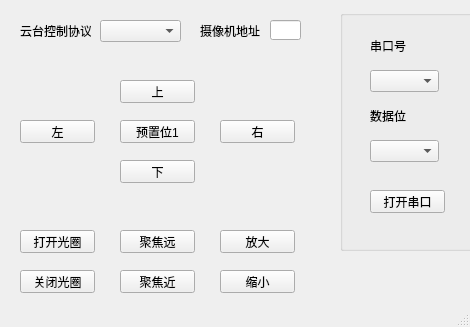
<?xml version="1.0" encoding="UTF-8"?>
<ui version="4.0">
 <class>PtzTab</class>
 <widget class="QMainWindow" name="PtzTab">
  <property name="geometry">
   <rect>
    <x>0</x>
    <y>0</y>
    <width>470</width>
    <height>327</height>
   </rect>
  </property>
  <property name="windowTitle">
   <string>云台控制</string>
  </property>
  <property name="whatsThis">
   <string extracomment="0-255"/>
  </property>
  <widget class="QWidget" name="centralWidget">
   <widget class="QGroupBox" name="groupBox">
    <property name="geometry">
     <rect>
      <x>340</x>
      <y>10</y>
      <width>331</width>
      <height>241</height>
     </rect>
    </property>
    <property name="title">
     <string/>
    </property>
    <widget class="QLabel" name="label">
     <property name="geometry">
      <rect>
       <x>30</x>
       <y>30</y>
       <width>54</width>
       <height>12</height>
      </rect>
     </property>
     <property name="text">
      <string>串口号</string>
     </property>
    </widget>
    <widget class="QLabel" name="label_3">
     <property name="geometry">
      <rect>
       <x>230</x>
       <y>30</y>
       <width>54</width>
       <height>12</height>
      </rect>
     </property>
     <property name="text">
      <string>波特率</string>
     </property>
    </widget>
    <widget class="QComboBox" name="numberOfCom">
     <property name="geometry">
      <rect>
       <x>30</x>
       <y>60</y>
       <width>69</width>
       <height>22</height>
      </rect>
     </property>
     <property name="currentText">
      <string/>
     </property>
     <property name="currentIndex">
      <number>-1</number>
     </property>
    </widget>
    <widget class="QComboBox" name="baudRate">
     <property name="geometry">
      <rect>
       <x>230</x>
       <y>60</y>
       <width>69</width>
       <height>22</height>
      </rect>
     </property>
    </widget>
    <widget class="QLabel" name="label_4">
     <property name="geometry">
      <rect>
       <x>30</x>
       <y>100</y>
       <width>54</width>
       <height>12</height>
      </rect>
     </property>
     <property name="text">
      <string>数据位</string>
     </property>
    </widget>
    <widget class="QComboBox" name="dataBits">
     <property name="geometry">
      <rect>
       <x>30</x>
       <y>130</y>
       <width>69</width>
       <height>22</height>
      </rect>
     </property>
    </widget>
    <widget class="QLabel" name="label_5">
     <property name="geometry">
      <rect>
       <x>130</x>
       <y>100</y>
       <width>54</width>
       <height>12</height>
      </rect>
     </property>
     <property name="text">
      <string>停止位</string>
     </property>
    </widget>
    <widget class="QComboBox" name="stopBits">
     <property name="geometry">
      <rect>
       <x>130</x>
       <y>130</y>
       <width>69</width>
       <height>22</height>
      </rect>
     </property>
    </widget>
    <widget class="QLabel" name="label_6">
     <property name="geometry">
      <rect>
       <x>230</x>
       <y>100</y>
       <width>54</width>
       <height>12</height>
      </rect>
     </property>
     <property name="text">
      <string>校验位</string>
     </property>
    </widget>
    <widget class="QComboBox" name="checkBits">
     <property name="geometry">
      <rect>
       <x>230</x>
       <y>130</y>
       <width>69</width>
       <height>22</height>
      </rect>
     </property>
    </widget>
    <widget class="QPushButton" name="openComBtn">
     <property name="geometry">
      <rect>
       <x>30</x>
       <y>180</y>
       <width>75</width>
       <height>23</height>
      </rect>
     </property>
     <property name="text">
      <string>打开串口</string>
     </property>
    </widget>
    <widget class="QPushButton" name="closeComBtn">
     <property name="geometry">
      <rect>
       <x>130</x>
       <y>180</y>
       <width>75</width>
       <height>23</height>
      </rect>
     </property>
     <property name="text">
      <string>关闭串口</string>
     </property>
    </widget>
    <widget class="QPushButton" name="setingBtn">
     <property name="geometry">
      <rect>
       <x>230</x>
       <y>180</y>
       <width>75</width>
       <height>23</height>
      </rect>
     </property>
     <property name="text">
      <string>高级设置</string>
     </property>
    </widget>
   </widget>
   <widget class="QPushButton" name="leftBtn">
    <property name="geometry">
     <rect>
      <x>20</x>
      <y>120</y>
      <width>75</width>
      <height>23</height>
     </rect>
    </property>
    <property name="text">
     <string>左</string>
    </property>
   </widget>
   <widget class="QPushButton" name="rightBtn">
    <property name="geometry">
     <rect>
      <x>220</x>
      <y>120</y>
      <width>75</width>
      <height>23</height>
     </rect>
    </property>
    <property name="text">
     <string>右</string>
    </property>
   </widget>
   <widget class="QPushButton" name="upBtn">
    <property name="geometry">
     <rect>
      <x>120</x>
      <y>80</y>
      <width>75</width>
      <height>23</height>
     </rect>
    </property>
    <property name="text">
     <string>上</string>
    </property>
   </widget>
   <widget class="QPushButton" name="callPreset1Btn">
    <property name="geometry">
     <rect>
      <x>120</x>
      <y>120</y>
      <width>75</width>
      <height>23</height>
     </rect>
    </property>
    <property name="text">
     <string>预置位1</string>
    </property>
   </widget>
   <widget class="QPushButton" name="downBtn">
    <property name="geometry">
     <rect>
      <x>120</x>
      <y>160</y>
      <width>75</width>
      <height>23</height>
     </rect>
    </property>
    <property name="text">
     <string>下</string>
    </property>
   </widget>
   <widget class="QPushButton" name="openIrisBtn">
    <property name="geometry">
     <rect>
      <x>20</x>
      <y>230</y>
      <width>75</width>
      <height>23</height>
     </rect>
    </property>
    <property name="text">
     <string>打开光圈</string>
    </property>
   </widget>
   <widget class="QPushButton" name="closeIrisBtn">
    <property name="geometry">
     <rect>
      <x>20</x>
      <y>270</y>
      <width>75</width>
      <height>23</height>
     </rect>
    </property>
    <property name="text">
     <string>关闭光圈</string>
    </property>
   </widget>
   <widget class="QPushButton" name="focusFarBtn">
    <property name="geometry">
     <rect>
      <x>120</x>
      <y>230</y>
      <width>75</width>
      <height>23</height>
     </rect>
    </property>
    <property name="text">
     <string>聚焦远</string>
    </property>
   </widget>
   <widget class="QPushButton" name="focusNearBtn">
    <property name="geometry">
     <rect>
      <x>120</x>
      <y>270</y>
      <width>75</width>
      <height>23</height>
     </rect>
    </property>
    <property name="text">
     <string>聚焦近</string>
    </property>
   </widget>
   <widget class="QPushButton" name="zoomInBtn">
    <property name="geometry">
     <rect>
      <x>220</x>
      <y>230</y>
      <width>75</width>
      <height>23</height>
     </rect>
    </property>
    <property name="text">
     <string>放大</string>
    </property>
   </widget>
   <widget class="QPushButton" name="zoomOutBtn">
    <property name="geometry">
     <rect>
      <x>220</x>
      <y>270</y>
      <width>75</width>
      <height>23</height>
     </rect>
    </property>
    <property name="text">
     <string>缩小</string>
    </property>
   </widget>
   <widget class="QComboBox" name="protocolBtn">
    <property name="geometry">
     <rect>
      <x>100</x>
      <y>20</y>
      <width>81</width>
      <height>22</height>
     </rect>
    </property>
   </widget>
   <widget class="QLabel" name="label_2">
    <property name="geometry">
     <rect>
      <x>20</x>
      <y>20</y>
      <width>71</width>
      <height>21</height>
     </rect>
    </property>
    <property name="text">
     <string>云台控制协议</string>
    </property>
   </widget>
   <widget class="QLabel" name="label_7">
    <property name="geometry">
     <rect>
      <x>200</x>
      <y>20</y>
      <width>61</width>
      <height>21</height>
     </rect>
    </property>
    <property name="text">
     <string>摄像机地址</string>
    </property>
   </widget>
   <widget class="QLineEdit" name="camAdressLed">
    <property name="geometry">
     <rect>
      <x>270</x>
      <y>20</y>
      <width>31</width>
      <height>20</height>
     </rect>
    </property>
   </widget>
  </widget>
  <widget class="QMenuBar" name="menuBar">
   <property name="geometry">
    <rect>
     <x>0</x>
     <y>0</y>
     <width>470</width>
     <height>23</height>
    </rect>
   </property>
  </widget>
  <widget class="QStatusBar" name="statusBar"/>
 </widget>
 <layoutdefault spacing="6" margin="11"/>
 <resources/>
 <connections/>
</ui>
